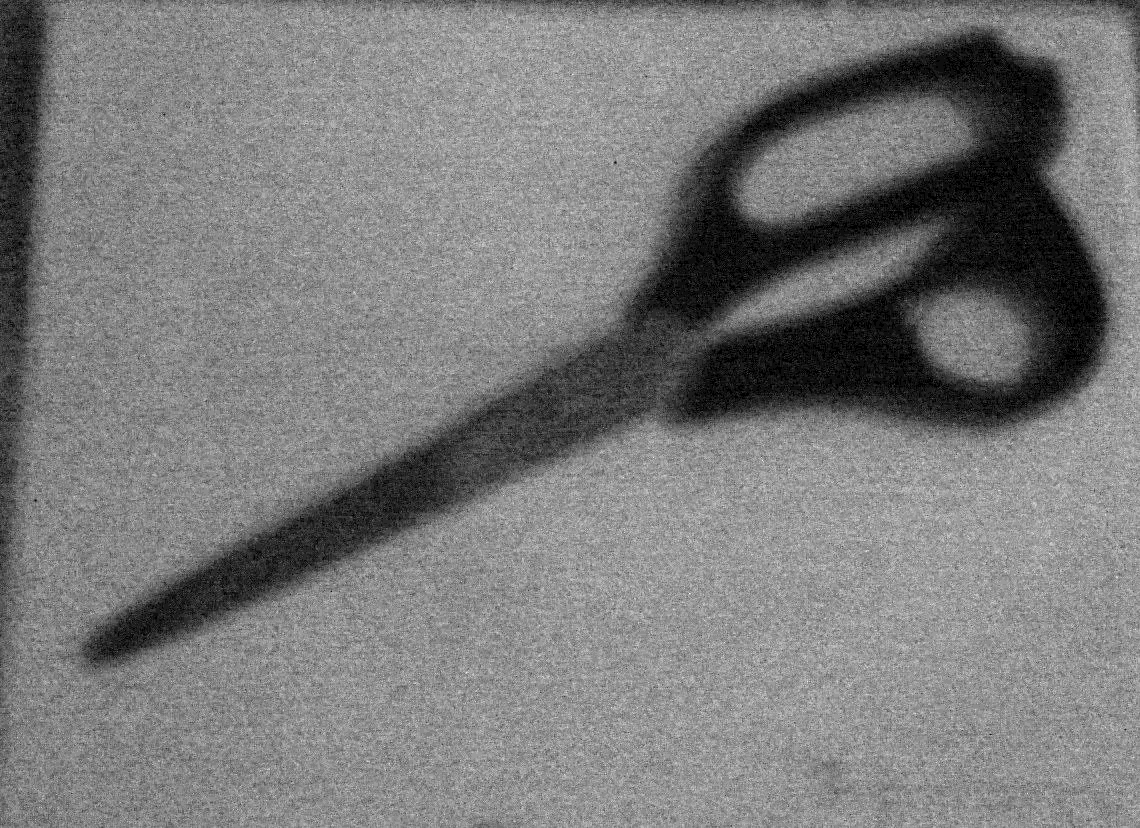
#> input picture Practica1/Imagenes/sci-4.bmp, 1140 x 828 px
$ jupyter execute ejercicio2_p1.ipynb   (shell and % lines are left out)   (older library calls are emulated)
#> lines starting #> are read from the running program, lines starting #| are printed output that depends on the picture
# Practica 1


Ejercicio 2

### 2. Mostrar el efecto del ruido producido en una sola imagen que se toma con bajas condiciones de iluminación: Mostrar el efecto en la imagen y realizar un gráfico en 2D donde muestre un sector de la imágen de $1$ por $x$ pixeles.

[cell 1]
%pylab inline

[cell 2]
#Imports
#******************************************************************************
import cv2
import numpy as np
import matplotlib.pyplot as plt
import matplotlib.image as mpimg
#******************************************************************************

[cell 3]
#imagen sacada con bajo nivel de iluminacion
path3 = '../Imagenes/sci-4.bmp'

[cell 4]
#vamos a demostrar como se amplifica el ruido en el sensor ccd

img3_opencv = cv2.imread(path3, cv2.CV_LOAD_IMAGE_GRAYSCALE)
#> img3_opencv is the input picture: shape (828, 1140); min 0, max 18, mean 8.69
img3_matplot = mpimg.imread(path3)  # leemos con matplotlib(python puro)

#extraigo toda la fila 37
row_37 = img3_opencv[37, :]  # Slicing
#> row_37 = 1140 values, max 15 at index 693, min 0 at index 22, mean 9.67

[cell 5]
#plots
#******************************************************************************

fig, array_ax = plt.subplots(1, 3)
plt.subplots_adjust(hspace=0.0)
array_ax[0].plot(row_37)
array_ax[1].imshow(img3_opencv)
array_ax[2].imshow(img3_matplot)
#plt.show()
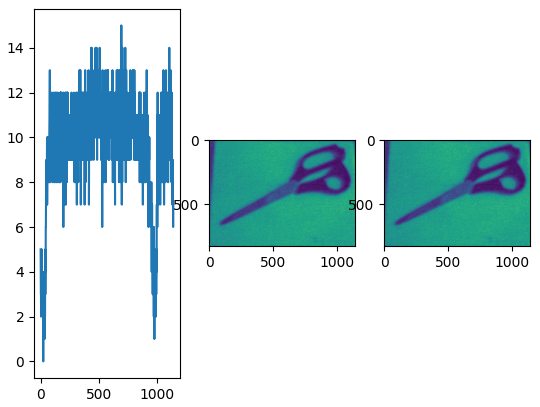
#> figure drawn by matplotlib, 3 panels; panel 1: curve peaks at x = 693, y = 15


$ run again, with Practica1/Imagenes/sci-2.bmp copied over Practica1/Imagenes/sci-4.bmp
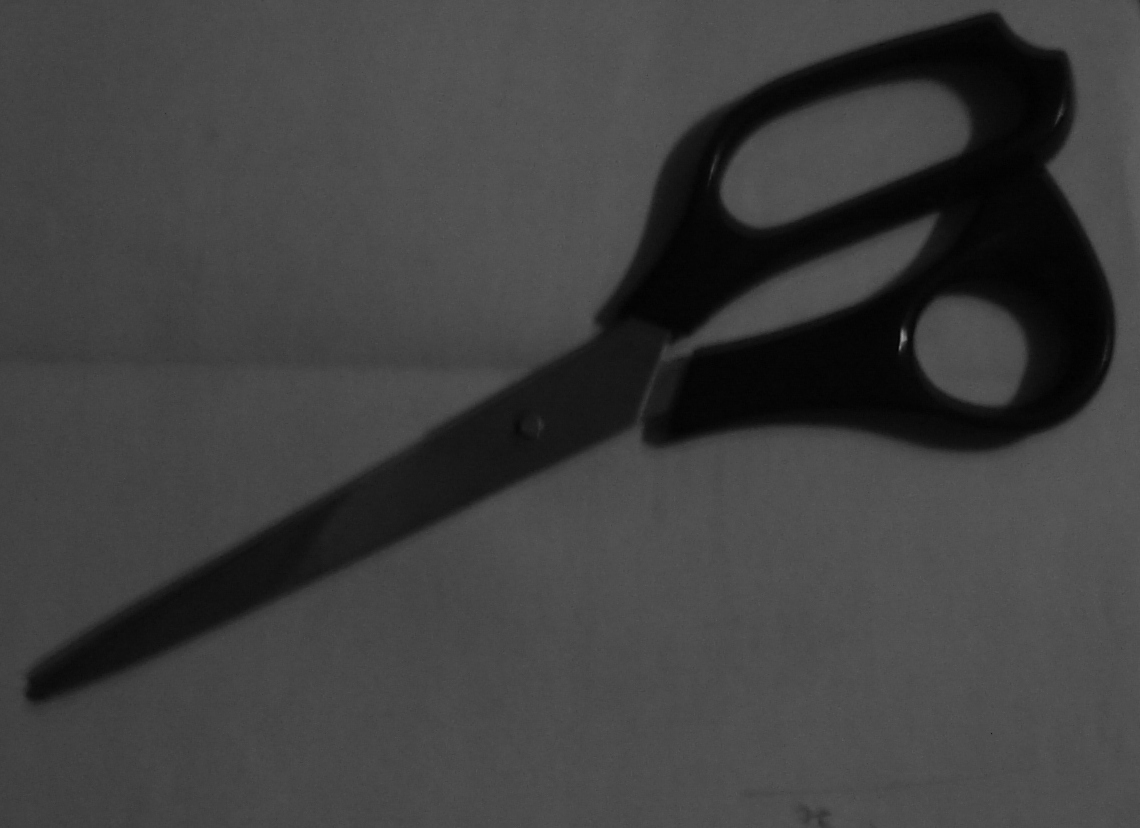
#> input picture Practica1/Imagenes/sci-2.bmp, 1140 x 828 px
#> img3_opencv is the input picture: shape (828, 1140); min 0, max 157, mean 63.8
#> row_37 = 1140 values, max 88 at index 651, min 3 at index 978, mean 70.46
#> `[cell 5]`:
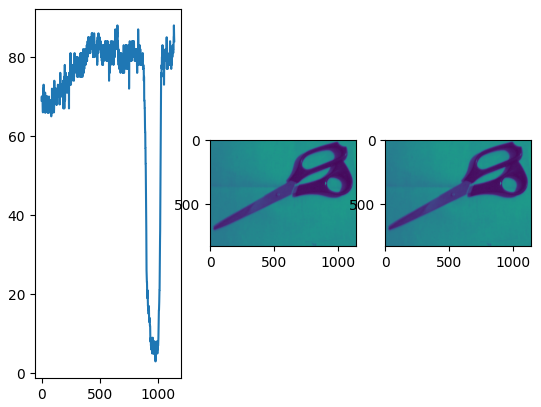
#> figure drawn by matplotlib, 3 panels; panel 1: curve peaks at x = 651, y = 88
